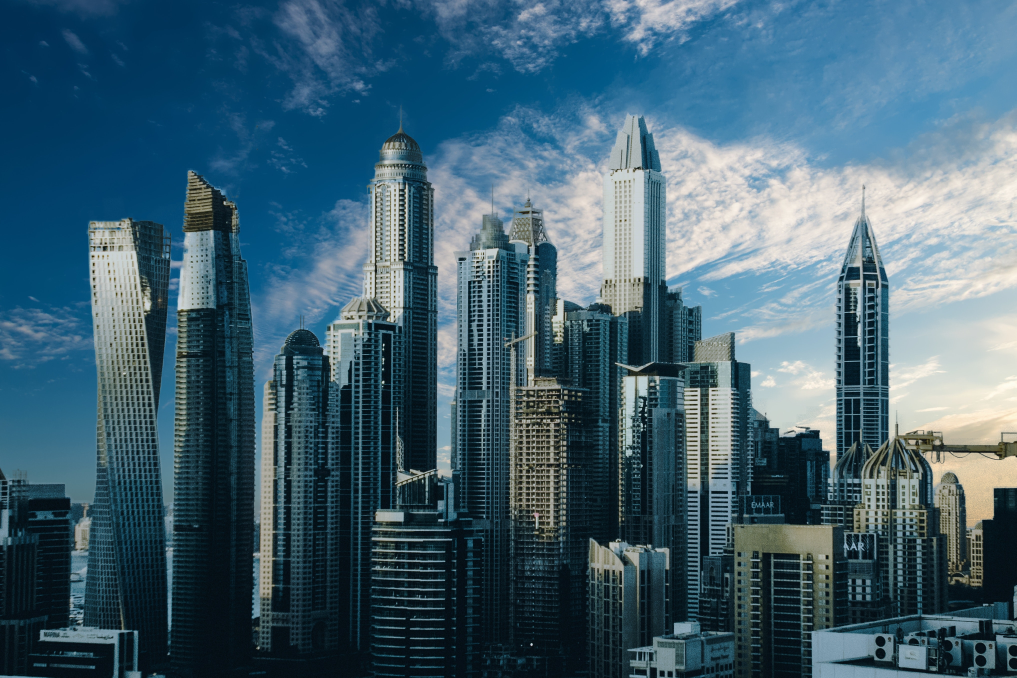
#> input picture images/test2.png, 4066 x 2711 px (shown at 1/4 size)
$ python '4-boyutlandırma_kırpma.py'
#> lines starting #> are read from the running program, lines starting #| are printed output that depends on the picture
import cv2

img = cv2.imread("../images/test2.png")
#> img is the input picture: shape (2711, 4066, 3); mean B, G, R 113, 97.3, 66.3
print("Orjinal: ", img.shape)
#| Orjinal:  (2711, 4066, 3)
cv2.imshow("ORJINAL", img)


boyut = img.copy() # Orjinal resim üzerinde işlem yapmamak için copy() fonksiyonu ile orjinal resmi kopyalıyoruz.
boyut = cv2.resize(boyut, dsize=(300, 300)) # Resmi yeniden boyutlandırmak için kullanılan fonksiyon.
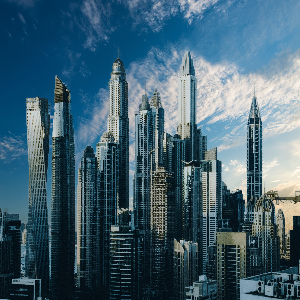
#> boyut: shape (300, 300, 3); mean B, G, R 112.8, 97.2, 66.2
print("Yeniden Boyutlandırma: ", boyut.shape)
#| Yeniden Boyutlandırma:  (300, 300, 3)
cv2.imshow("YENIDEN BOYUTLANDIRMA", boyut)


kirpma = img.copy()
kirpma = kirpma[:200, :200] # Hem yüksekliği hem de genişliği 0'dan 300. pixele kadar alıyoruz.
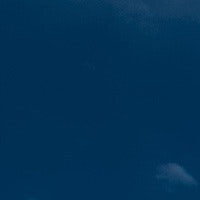
#> kirpma: shape (200, 200, 3); mean B, G, R 86, 49.7, 1.9
print("Kırpma: ", kirpma.shape)
#| Kırpma:  (200, 200, 3)
cv2.imshow("KIRPMA", kirpma)

cv2.waitKey(0)

$ run again, with images/test4.png copied over images/test2.png
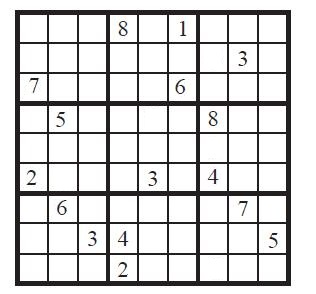
#> input picture images/test4.png, 316 x 294 px
#> img is the input picture: shape (294, 316, 3); mean B, G, R 214, 213.8, 214.2
#| Orjinal:  (294, 316, 3)
#> `boyut = cv2.resize(boyut, dsize=(300, 300))`:
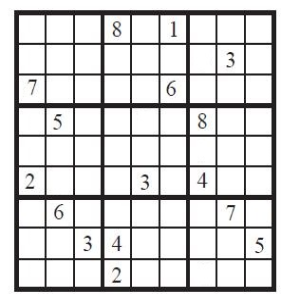
#> boyut: shape (300, 300, 3); mean B, G, R 213.8, 213.7, 214.1
#| Yeniden Boyutlandırma:  (300, 300, 3)
#> `kirpma = kirpma[:200, :200] # Hem yüksekliği hem de genişliği 0'dan 30..`:
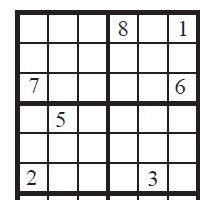
#> kirpma: shape (200, 200, 3); mean B, G, R 209.4, 209.2, 209.7
#| Kırpma:  (200, 200, 3)

$ run again, with images/test5.png copied over images/test2.png
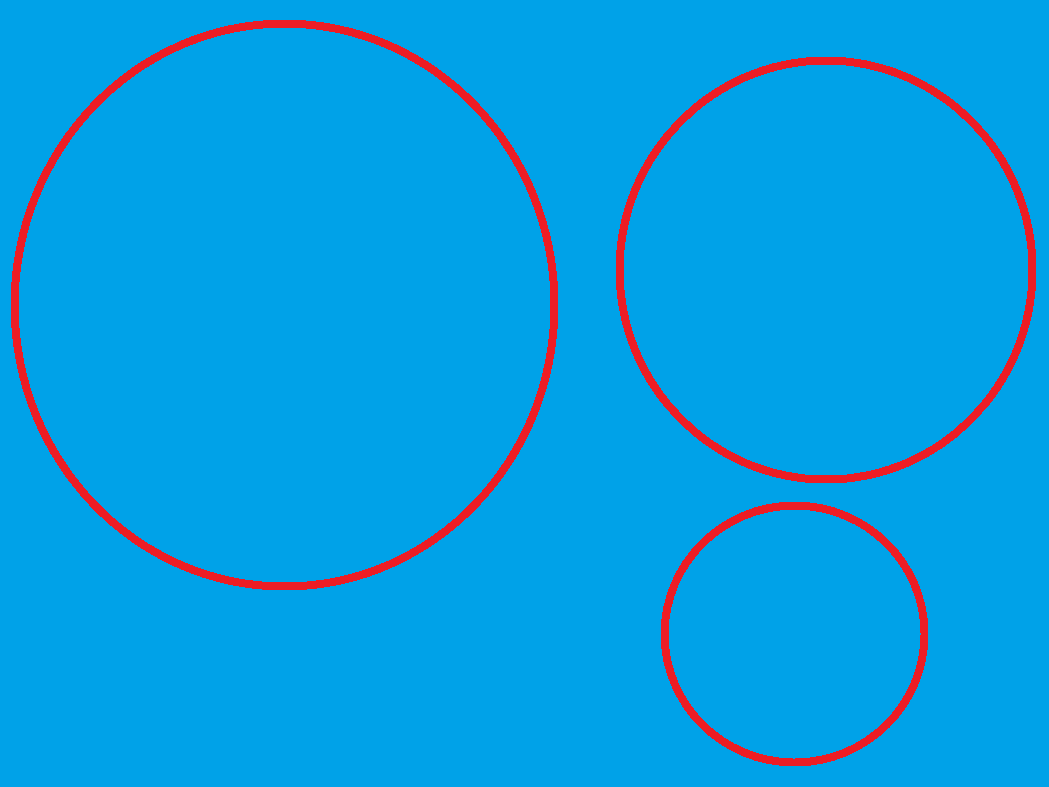
#> input picture images/test5.png, 1049 x 787 px
#> img is the input picture: shape (787, 1049, 3); mean B, G, R 224.7, 157, 8.8
#| Orjinal:  (787, 1049, 3)
#> `boyut = cv2.resize(boyut, dsize=(300, 300))`:
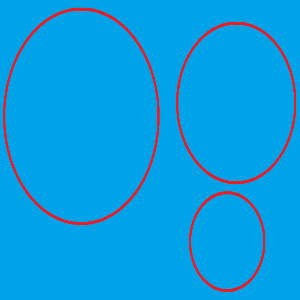
#> boyut: shape (300, 300, 3); mean B, G, R 224.7, 157, 8.8
#| Yeniden Boyutlandırma:  (300, 300, 3)
#> `kirpma = kirpma[:200, :200] # Hem yüksekliği hem de genişliği 0'dan 30..`:
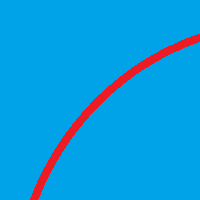
#> kirpma: shape (200, 200, 3); mean B, G, R 222.6, 155.6, 11.4
#| Kırpma:  (200, 200, 3)
